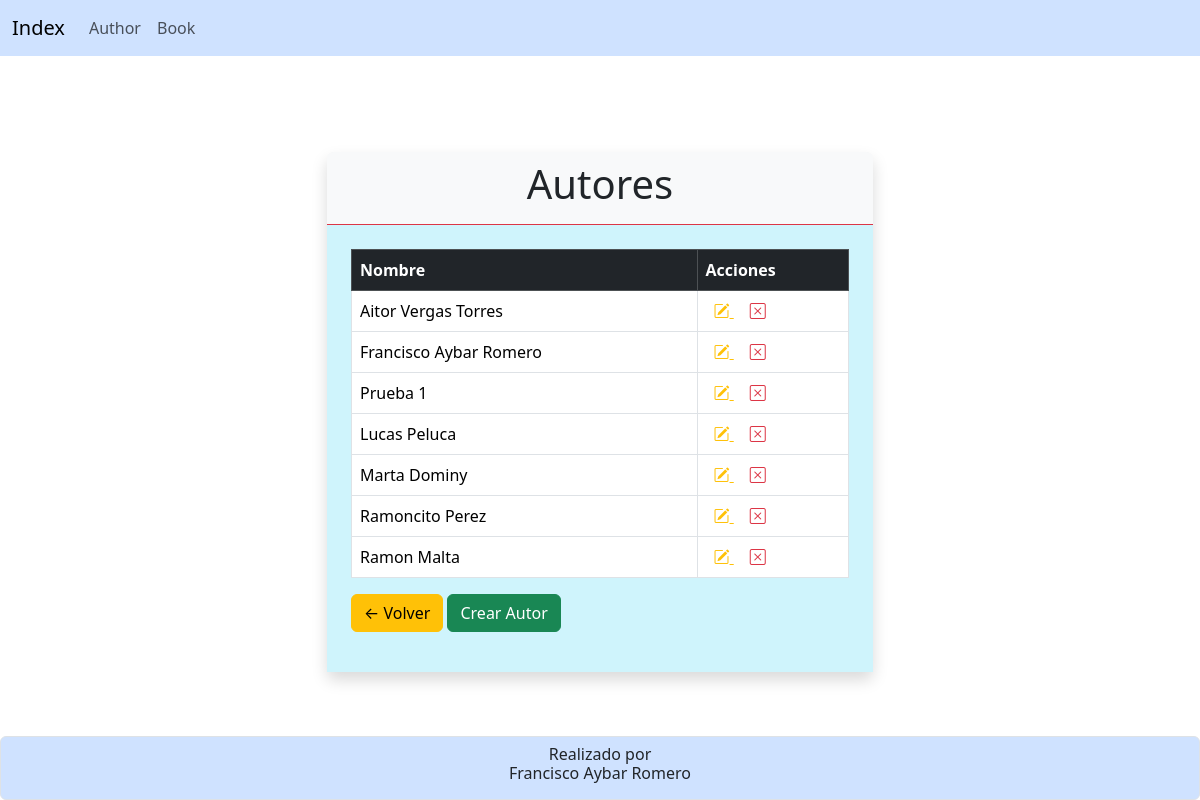
The page /author/ on the database as committed earlier.
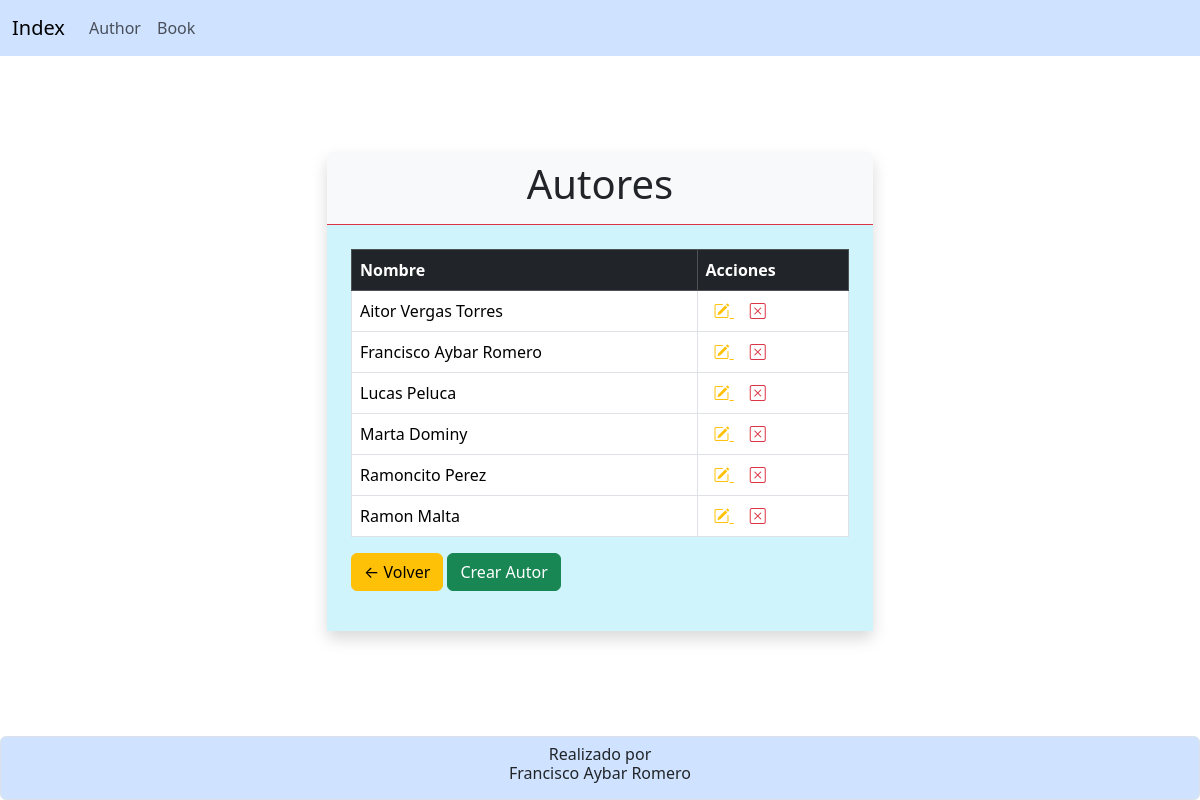
The same page on the database as committed later.
### HolaMundo/models.py (models this page shows)
class Author (models.Model):
    name=models.CharField (
        verbose_name='Nombre', # etiqueta dentro de la tabla
        max_length= 100,
        default=''
    )
    last_name=models.CharField(
        verbose_name='Apellido',
        max_length=150,
        default=''
    )
    age=models.PositiveSmallIntegerField (
        verbose_name='Edad',
        max_length=3
    )
    mail=models.EmailField(
        verbose_name='Mail',
        max_length=150,
        default=''
    )
    telefono=models.CharField(
        verbose_name='Telefono',
        max_length=10,
        default=''
    )
    def __str__(self):
        return f'{self.name} {self.last_name}'

### HolaMundo/views.py (the view)
# urls.py: path('author/', views.author),
def author (request):
    author = Author.objects.all()
    return render(request,'author.html',{'authors': author})

### HolaMundo/templates/author.html (shortened to what this page needs)
{%extends 'index.html'%}
{%block content%}
<div class="container my-5">
    <div class="row justify-content-center">
        <div class="col-12 col-md-8 col-lg-6">
            <section class="bg-light rounded shadow my-5">
                <div class="text-center py-2 border-bottom border-danger">
                    <h1>Autores</h1>
                </div>
                <article class="bg-info-subtle p-4">
                    <table class="table table-bordered">
                        <tr class="table-dark">
                            <th>Nombre</th>
                            <th>Acciones</th>
                        </tr>
                        {% for aut in authors %}
                        <tr>
                            <td>{{ aut }}</td>
                            <td>
                                <a href="/author_update/{{aut.id}}" class="text-warning p-2">
                                    <i class="bi bi-pencil-square"></i>
                                </a>
                                <a href="/author_delete/{{aut.id}}" onclick="return confirm('¿Estás seguro de que deseas eliminar este autor?');" class="text-danger p-2">
                                    <i class="bi bi-x-square"></i>
                                </a>
                            </td>
                        </tr>
                        {% endfor %}
                    </table>
                    <div class="my-3">
                        <a href="/index/" class="btn btn-warning">
                            ← Volver
                        </a>
                        <a href="/author_create/" class="btn btn-success">
                            Crear Autor
                        </a>
                    </div>
                </article>
            </section>
        </div>
    </div>
</div>
{%endblock content%}

Rows that differ between the two databases and show on the page:
removed Author: name+last_name "Prueba 1"
